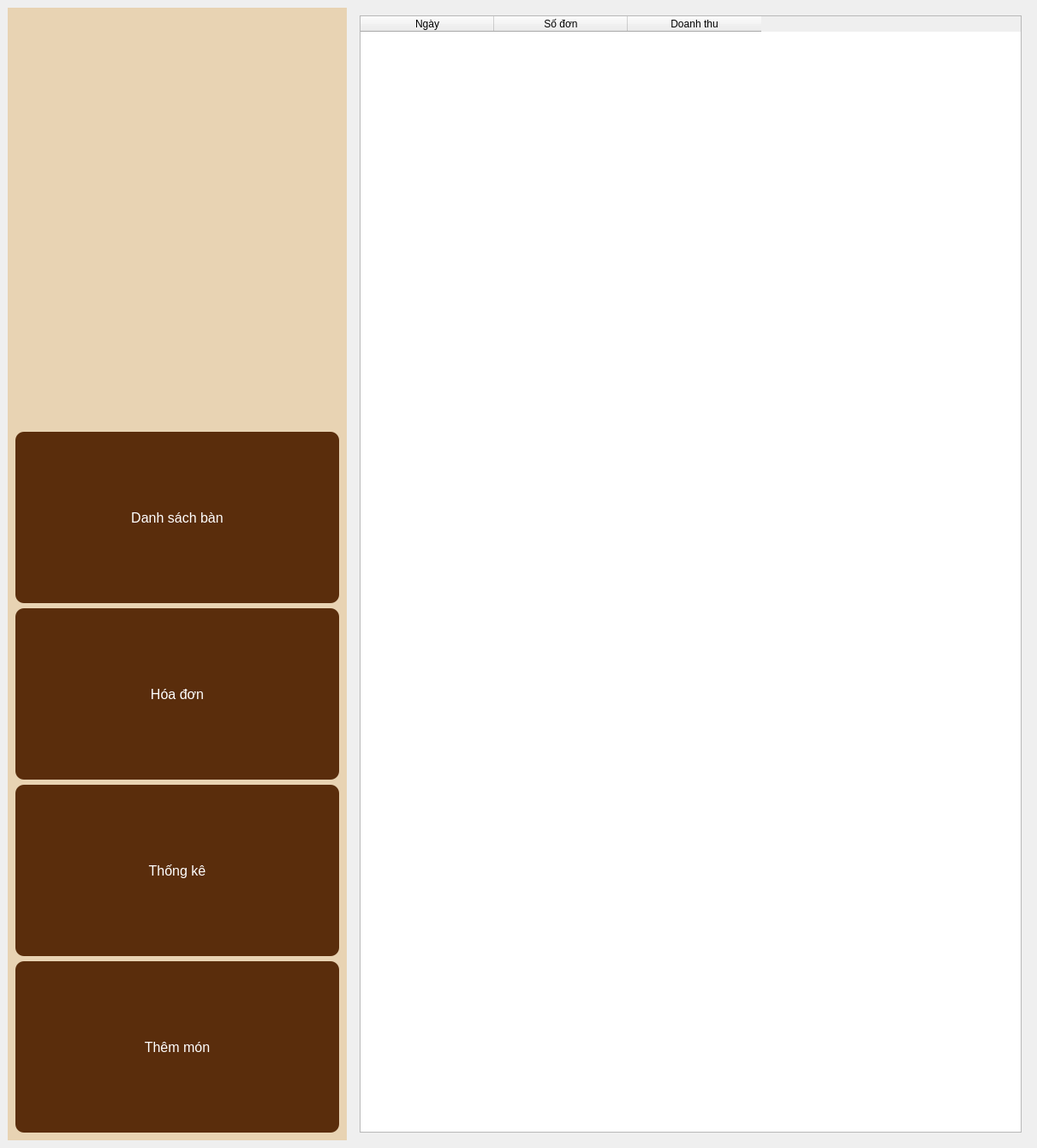
<?xml version="1.0" encoding="UTF-8"?>
<ui version="4.0">
 <class>MainWindow</class>
 <widget class="QMainWindow" name="MainWindow">
  <property name="geometry">
   <rect>
    <x>0</x>
    <y>0</y>
    <width>1211</width>
    <height>1340</height>
   </rect>
  </property>
  <property name="windowTitle">
   <string>Thống kê doanh thu</string>
  </property>
  <property name="styleSheet">
   <string notr="true">QPushButton {
    background-color: #5a2d0c;
    color: white;
    border-radius: 10px;
    padding: 10px;
}
QPushButton:hover {
    background-color: #7a3f14;
}
QFrame#sidebar {
    background-color: #e8d3b3;
}
QFrame#main_area {
    background-color: #f5e6cc;
}</string>
  </property>
  <widget class="QWidget" name="centralwidget">
   <layout class="QHBoxLayout" name="horizontalLayout" stretch="1,2">
    <item>
     <widget class="QFrame" name="sidebar">
      <layout class="QVBoxLayout" name="verticalLayout">
       <item>
        <widget class="QLabel" name="logo">
         <property name="text">
          <string/>
         </property>
         <property name="pixmap">
          <pixmap>D:/16edaf03-df12-4f77-90d0-a4496ceb8155.jpg</pixmap>
         </property>
         <property name="alignment">
          <set>Qt::AlignCenter</set>
         </property>
        </widget>
       </item>
       <item>
        <widget class="QPushButton" name="btn_ban_2">
         <property name="minimumSize">
          <size>
           <width>100</width>
           <height>200</height>
          </size>
         </property>
         <property name="font">
          <font>
           <pointsize>12</pointsize>
          </font>
         </property>
         <property name="text">
          <string>Danh sách bàn</string>
         </property>
        </widget>
       </item>
       <item>
        <widget class="QPushButton" name="btn_ban">
         <property name="minimumSize">
          <size>
           <width>100</width>
           <height>200</height>
          </size>
         </property>
         <property name="font">
          <font>
           <pointsize>12</pointsize>
          </font>
         </property>
         <property name="text">
          <string>Hóa đơn</string>
         </property>
        </widget>
       </item>
       <item>
        <widget class="QPushButton" name="btn_tk">
         <property name="minimumSize">
          <size>
           <width>100</width>
           <height>200</height>
          </size>
         </property>
         <property name="font">
          <font>
           <pointsize>12</pointsize>
          </font>
         </property>
         <property name="text">
          <string>Thống kê</string>
         </property>
        </widget>
       </item>
       <item>
        <widget class="QPushButton" name="btn_them_mon">
         <property name="minimumSize">
          <size>
           <width>100</width>
           <height>200</height>
          </size>
         </property>
         <property name="font">
          <font>
           <pointsize>12</pointsize>
          </font>
         </property>
         <property name="styleSheet">
          <string notr="true"/>
         </property>
         <property name="text">
          <string>Thêm món</string>
         </property>
        </widget>
       </item>
      </layout>
     </widget>
    </item>
    <item>
     <widget class="QFrame" name="frame_right">
      <layout class="QVBoxLayout">
       <item>
        <widget class="QTableWidget" name="table_stats">
         <property name="minimumSize">
          <size>
           <width>200</width>
           <height>0</height>
          </size>
         </property>
         <attribute name="horizontalHeaderMinimumSectionSize">
          <number>29</number>
         </attribute>
         <attribute name="horizontalHeaderDefaultSectionSize">
          <number>156</number>
         </attribute>
         <attribute name="verticalHeaderDefaultSectionSize">
          <number>27</number>
         </attribute>
         <column>
          <property name="text">
           <string>Ngày</string>
          </property>
         </column>
         <column>
          <property name="text">
           <string>Số đơn</string>
          </property>
         </column>
         <column>
          <property name="text">
           <string>Doanh thu</string>
          </property>
         </column>
        </widget>
       </item>
      </layout>
     </widget>
    </item>
   </layout>
  </widget>
 </widget>
 <resources/>
 <connections/>
</ui>
